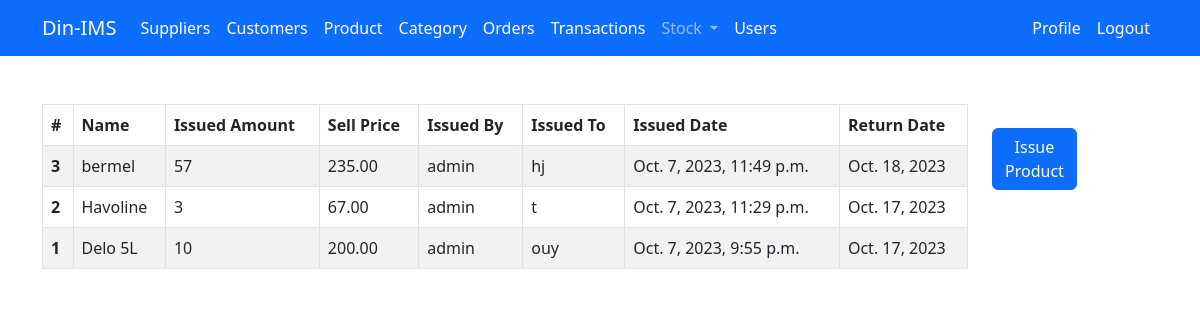
The page /inventory/issue-history/ (signed in) on the database its author committed.
### inventory/models.py (models this page shows, shortened)
class IssueItem(models.Model):
    item = models.ForeignKey(Item, on_delete=models.CASCADE)
    issued_amount = models.PositiveIntegerField( default=0)
    selling_price = models.DecimalField(max_digits=10, decimal_places=2, default=0.00)
    issued_by = models.ForeignKey(User, on_delete=models.DO_NOTHING)
    issued_to = models.ForeignKey(Customer,  on_delete=models.CASCADE, null=True)
    issued_date = models.DateTimeField(auto_now_add=True)
    return_date = models.DateField()

class Item(models.Model):
    name = models.CharField(max_length=120)
    amount = models.PositiveBigIntegerField(default=0)
    supplier = models.ForeignKey(Supplier,  on_delete=models.CASCADE, null=True)
    category = models.ForeignKey(Category,  on_delete=models.CASCADE, null=True)
    price = models.DecimalField(max_digits=10, decimal_places=2, default=0.00)
    created_by = models.ForeignKey(User, on_delete=models.DO_NOTHING)
    created_date = models.DateTimeField(auto_now_add=True)
    initial_amount = models.PositiveIntegerField(null=True, blank=True)
    def __str__(self):
         return self.name

class Customer(models.Model):
    name = models.CharField(max_length=150)
    phone = models.CharField(max_length=12, unique=True)
    address = models.CharField(max_length=200)
    email = models.EmailField(max_length=254, unique=True)
    tin_no = models.CharField(max_length=15)
    is_deleted = models.BooleanField(default=False)
    def __str__(self):
	    return self.name

### inventory/views.py (the view)
# urls.py: path('issue-history/', views.issue_history, name='issue-history'),
@login_required
def issue_history(request):
    items = IssueItem.objects.all().order_by('-issued_date')
    context = {'items':items}
    return render(request, 'inventory/issue_history.html', context)

### inventory/templates/inventory/issue_history.html (shortened to what this page needs)
{% extends 'inventory/base.html' %}
{% load crispy_forms_tags %}
{% block content %}
<div class="container">
    <div class="row mt-5">
        <div class="col-md-10">
                    <table class="table table-striped  table-bordered table-hovet">
                        <thead class="thead-dark">
                            <tr>
                                <th scope="col">#</th>
                                <th scope="col">Name</th>
                                <th scope="col">Issued Amount</th>
                                <th scope="col">Sell Price</th>
                                <th scope="col">Issued By</th>
                                <th scope="col">Issued To</th>
                                <th scope="col">Issued Date</th>
                                <th scope="col">Return Date</th>
                            </tr>
                        </thead>
                    <tbody>
                    {% for item in items %}
                        <tr style='cursor: pointer; cursor: hand;'>
                            <th scope="row">{{ item.id }}</th>
                            <td>{{ item.item }}</td>
                            <td>{{ item.issued_amount }}</td>
                            <td>{{ item.selling_price }}</td>
                            <td>{{ item.issued_by }}</td>
                            <td>{{ item.issued_to}}</td>
                            <td>{{ item.issued_date}}</td>
                            <td>{{ item.return_date }}</td>
                        </tr>
                    {% endfor %}
                    </tbody>
                </table>
            </div>
                <div class="col-md-1">
                    <form method="POST">
                    <br>
                    <a class="btn btn-primary" href="{% url 'issue-item' %}" role="button">Issue Product</a>
                    </form>
                </div>
        </div>
    </div>
{% endblock %}

### rows shown on the page
IssueItem: id "3", item "bermel", issued_amount "57", selling_price "235.00", issued_by "admin", issued_to "hj", issued_date "Oct. 7, 2023, 11:49 p.m.", return_date "Oct. 18, 2023"
IssueItem: id "2", item "Havoline", issued_amount "3", selling_price "67.00", issued_by "admin", issued_to "t", issued_date "Oct. 7, 2023, 11:29 p.m.", return_date "Oct. 17, 2023"
IssueItem: id "1", item "Delo 5L", issued_amount "10", selling_price "200.00", issued_by "admin", issued_to "ouy", issued_date "Oct. 7, 2023, 9:55 p.m.", return_date "Oct. 17, 2023"
